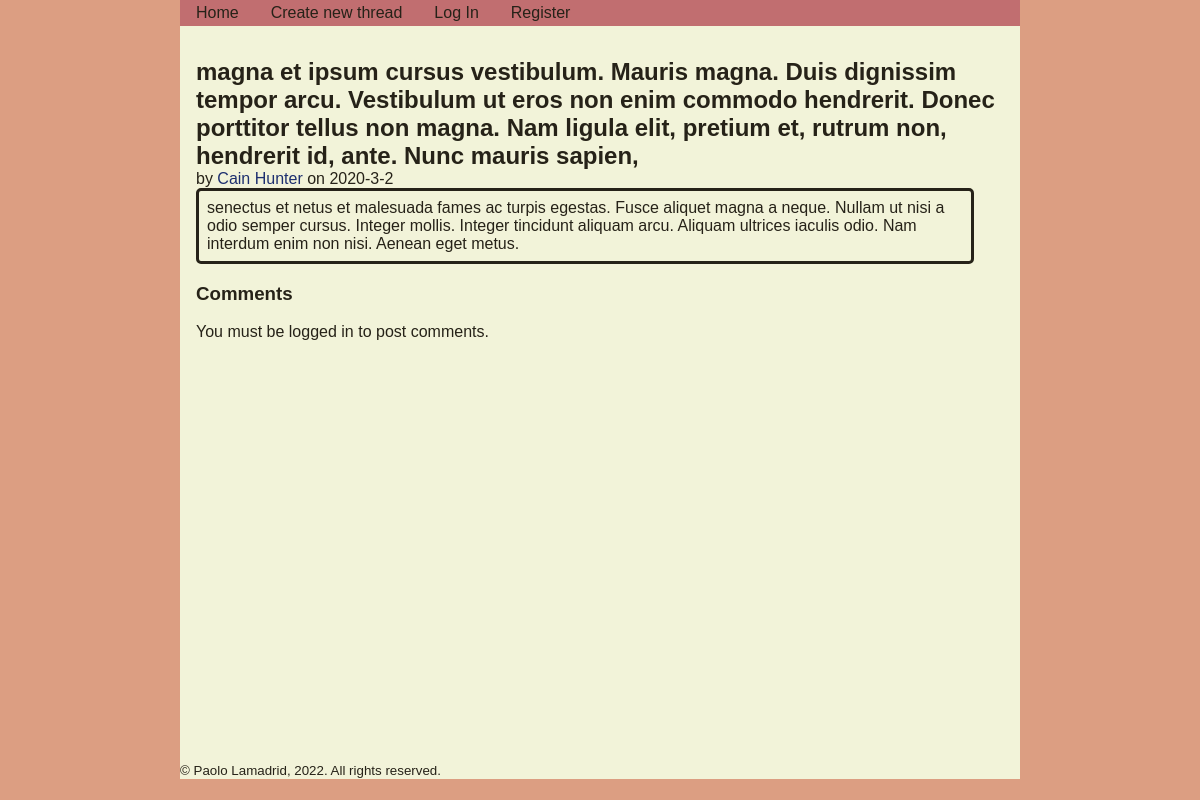
Page /thread/3 on the earlier database version.
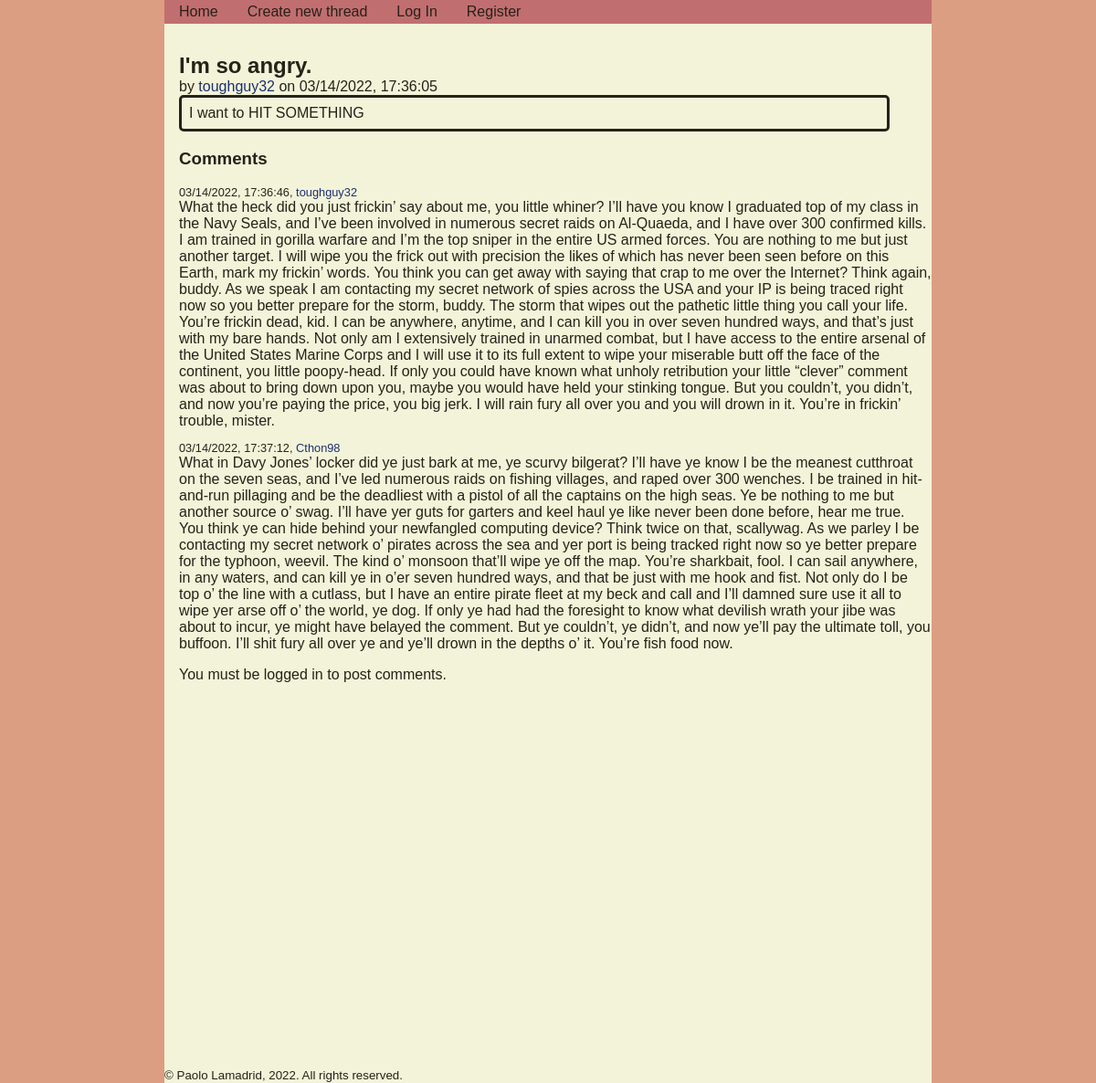
Same page on the later database version.
### tables this page shows
CREATE TABLE threads
(
    thread_id INTEGER PRIMARY KEY AUTOINCREMENT,
    title TEXT NOT NULL,
    body TEXT NOT NULL,
    date_created TEXT NOT NULL,
    user_poster TEXT NOT NULL
);

CREATE TABLE comments
(
    comment_id INTEGER PRIMARY KEY AUTOINCREMENT,
    thread_id INTEGER NOT NULL,
    username TEXT NOT NULL,
    date_created TEXT NOT NULL,
    body TEXT NOT NULL
);

### thread/views.py (the view, shortened to what this page needs)
@thread_bp.route("/thread/<int:thread_id>", methods=["GET", "POST"])
def thread(thread_id):
    form = CommentForm()
    db = get_db()
    thread = db.execute("""
        SELECT * FROM threads
        WHERE thread_id = ?;
    """, (thread_id,)).fetchone()
    comments = db.execute("""
        SELECT * FROM comments
        WHERE thread_id = ?;
    """, (thread_id,)).fetchall()
    return render_template("thread.html", thread=thread, comments=comments, form=form)

### app.py (called while the page is built)
@app.before_request
def load_logged_in_user():
    g.user = session.get("username", None)
    g.is_admin = session.get("is_admin", False)

### database.py (called while the page is built)
def get_db():
    if "db" not in g:
        g.db = sqlite3.connect(DATABASE,
            detect_types=sqlite3.PARSE_DECLTYPES
        )
        g.db.row_factory = sqlite3.Row
    return g.db

### thread/templates/thread/thread.html (shortened to what this page needs)
{% extends 'base.html' %}
{% block main_content %}
<section class="thread_detailed">
    <h1>{{ thread["title"] }}</h1>
    <p>by <a href="{{ url_for('user.user_profile', username=thread['user_poster']) }}">{{ thread["user_poster"] }}</a> on {{ thread["date_created"] }}</p>
    <p class="thread_body">{{ thread["body"] }}</p>
</section>
<section class="comments_section">
<h3>Comments</h3>
{% for comment in comments %}
    <p class="comment_info">{{ comment["date_created"] }}, <a href="{{ url_for('user.user_profile', username=comment['username']) }}">{{ comment["username"] }}</a></p>
    <p class="comment_body">{{ comment["body"] }}</p>
{% endfor %}
{% if g.user %}
    <form action="" method="POST" novalidate>
        {{ form.hidden_tag() }}
        {{ form.body() }}
        {% for error in form.body.errors %}
            {{ error }}
        {% endfor %}
        <br/>
        {{ form.submit() }}
    </form>
{% else %}
    <p>You must be logged in to post comments.</p>
{% endif %}
</section>
{% endblock %}

Differences in the rows shown:
changed threads: title "magna et ipsum cursus vestibulum. Mauris magna. Duis dignissim tempor arcu. Vestibulum ut eros non enim commodo hendrerit. Donec porttitor tellus non magna. Nam ligula elit, pretium et, rutrum non, hendrerit id, ante. Nunc mauris sapien," → "I'm so angry."; user_poster "Cain Hunter" → "toughguy32"; date_created "2020-3-2" → "03/14/2022, 17:36:05"; body "senectus et netus et malesuada fames ac turpis egestas. Fusce aliquet magna a neque. Nullam ut nisi a odio semper cursus. Integer mollis. Integer tincidunt aliquam arcu. Aliquam ultrices iaculis odio. Nam interdum enim non nisi. Aenean eget metus." → "I want to HIT SOMETHING"
added comments: date_created "03/14/2022, 17:36:46", username "toughguy32", body "What the heck did you just frickin’ say about me, you little whiner? I’ll have you know I graduated top of my class in the Navy Seals, and I’ve been involved in numerous secret raids on Al-Quaeda, and I have over 300 confirmed kills. I am trained in gorilla warfare and I’m the top sniper in the entire US armed forces. You are nothing to me but just another target. I will wipe you the frick out with precision the likes of which has never been seen before on this Earth, mark my frickin’ words. You think you can get away with saying that crap to me over the Internet? Think again, buddy. As we speak I am contacting my secret network of spies across the USA and your IP is being traced right now…"
added comments: date_created "03/14/2022, 17:37:12", username "Cthon98", body "What in Davy Jones’ locker did ye just bark at me, ye scurvy bilgerat? I’ll have ye know I be the meanest cutthroat on the seven seas, and I’ve led numerous raids on fishing villages, and raped over 300 wenches. I be trained in hit-and-run pillaging and be the deadliest with a pistol of all the captains on the high seas. Ye be nothing to me but another source o’ swag. I’ll have yer guts for garters and keel haul ye like never been done before, hear me true. You think ye can hide behind your newfangled computing device? Think twice on that, scallywag. As we parley I be contacting my secret network o’ pirates across the sea and yer port is being tracked right now so ye better prepare for the…"
